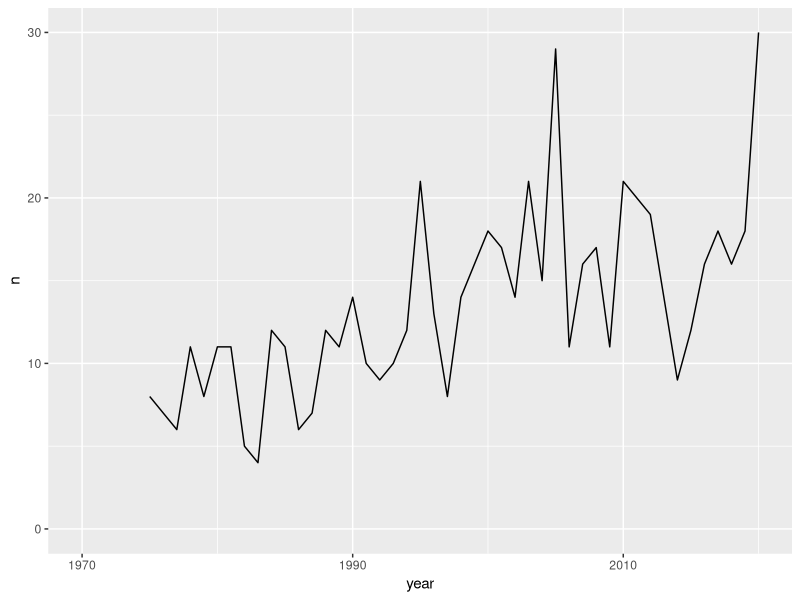

R code for this plot:
## ---- chunk 1
library(tidyverse)
## ---- chunk 2
storms %>%
  count(name, year) %>%
  count(year) %>%
  ggplot(aes(year, n)) +
  geom_line() +
  scale_x_continuous(limits = c(1970, 2020),
                     breaks = c(1970, 1990, 2010)) +
  scale_y_continuous(limits = c(0, NA))
